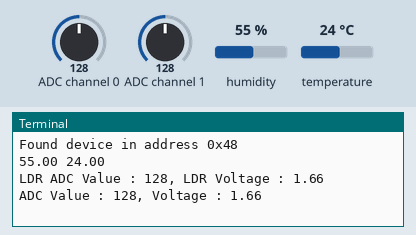
Simulated run of this program. Board: Raspberry Pi (BCM pin numbers). Shown: the last lines printed to the terminal. Inputs (shaded band) come from the test bench; at power-on: humidity 55 %, ADC channel 0 = 128, ADC channel 1 = 128, temperature 24 °C (analog values on the 0–255 scale).

Above: at 1.2 s.
1.3 s: humidity set to 22 %
At 4.0 s:
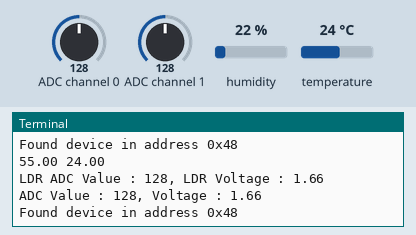
5.9 s: ADC channel 0 set to 178
At 8.5 s:
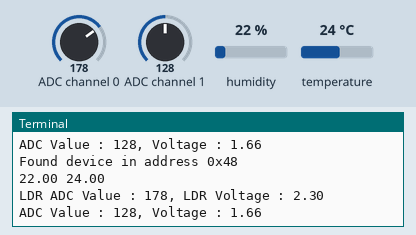
10.5 s: ADC channel 1 set to 178
At 12.2 s:
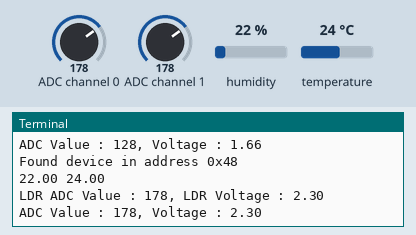
15.1 s: temperature set to 12 °C
At 19.4 s:
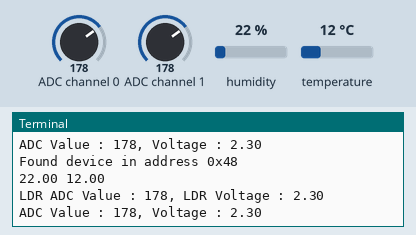
19.7 s: ADC channel 0 set to 247
At 22.0 s:
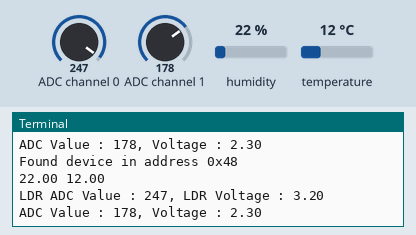
24.3 s: ADC channel 1 set to 247
At 25.7 s:
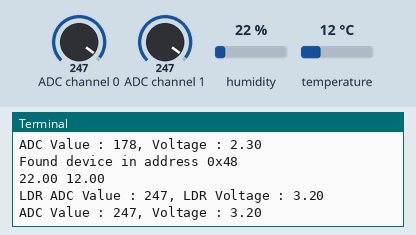
Timing chart, 0 to 27.3 s (numbered marks = the images above; inputs shaded):
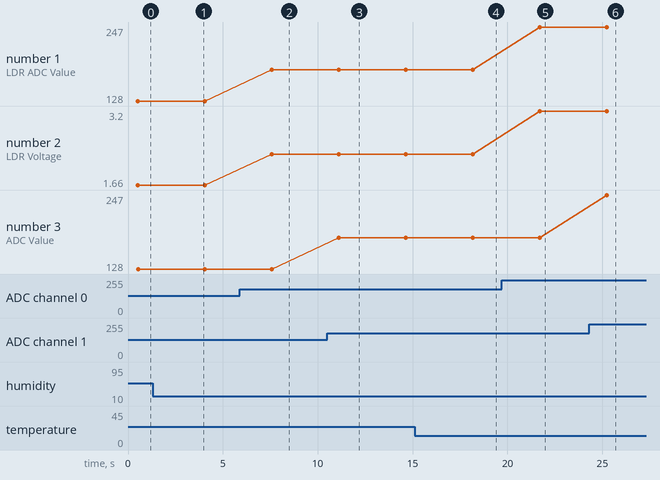

Measured:
- after the input at 5.9 s, the terminal: prints a new line after 1.7 s (image 2)
- after the input at 10.5 s, the terminal: prints a new line after 0.61 s (image 3)
- after the input at 15.1 s, the terminal: prints a new line after 3.1 s (image 4)
- after the input at 19.7 s, the terminal: prints a new line after 2.0 s (image 5)
- after the input at 24.3 s, the terminal: prints a new line after 0.92 s (image 6)
- plotted number 1: 128 → 178 after the input at 5.9 s, 178 → 247 after the input at 19.7 s
- plotted number 2: 1.66 → 2.3 after the input at 5.9 s, 2.3 → 3.2 after the input at 19.7 s

The program:

upload_temp_humidity_moisture_light.py
```python
import sys
import Adafruit_DHT as dht
import time
from ADCDevice import *
from urllib.request import urlopen
from time import sleep

adc = ADCDevice()

# Enter Your API key here
myAPI = '5KJ5TVQRF5NFSEXL'
# URL where we will send the data, Don't change it
baseURL = 'https://api.thingspeak.com/update?api_key=%s' % myAPI

def DHT22_data():
    # Reading from DHT22 and storing the temperature and humidity
    humi, temp = dht.read_retry(dht.DHT22, 4)
    return humi, temp

def setup():
    global adc
    if(adc.detectI2C(0x48)): # Detect the pcf8591.
        adc = PCF8591()
    elif(adc.detectI2C(0x4b)): # Detect the ads7830
        adc = ADS7830()
    else:
        print("No correct I2C address found, \n"
        "Please use command 'i2cdetect -y 1' to check the I2C address! \n"
        "Program Exit. \n");
        exit(-1)

while True:
    try:
        setup()
        #Read value from DHT22
        humi, temp = DHT22_data()
        #test below lines
        humi = '%.2f' % humi
        temp = '%.2f' % temp
        print(humi, temp)

        #Read value from LDR
        LDRvalue = adc.analogRead(0)    # read the ADC value of channel 0
        LDRvoltage = LDRvalue / 255.0 * 3.3  # calculate the voltage value
        print ('LDR ADC Value : %d, LDR Voltage : %.2f'%(LDRvalue,LDRvoltage))
        #Read value from Moisture Sensor
        MSvalue = adc.analogRead(1)    # read the ADC value of channel 1
        MSvoltage = MSvalue / 255.0 * 3.3  # calculate the voltage value
        print ('ADC Value : %d, Voltage : %.2f'%(MSvalue,MSvoltage))

        # If Reading is valid
        """ if isinstance(humi, float) and isinstance(temp, float) and isinstance(temp, float) and isinstance(temp, float):
            # Formatting to two decimal places
            humi = '%.2f' % humi
            temp = '%.2f' % temp
            print(temp, humi)
            # Sending the data to thingspeak

            conn = urlopen(baseURL + '&field1=%s&field2=%s' % (temp, humi))
            print (conn.read())
            # Closing the connection
            conn.close()
        else:
            print ('Error') """
        # DHT22 requires 2 seconds to give a reading, so make sure to add delay of above 2 seconds.
        sleep(3)
    except:
        raise Exception()
        break
```
